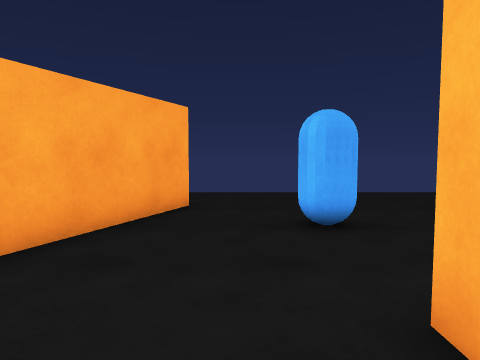
[1] (above)

24 first-person views from a walk through a 3-D level made in the Unity game engine. The camera is 1.2 m above the floor, tilts 4° down and sees 70° across. The floor is counted in squares, 1 m on a side. Each view is taken from the middle of a square. On the plan, view 1 faces up. The plan holds only what a view shows up to about 14 squares ahead; the rest is blank. The place goes on beyond the plan. The player is left out.

[2]
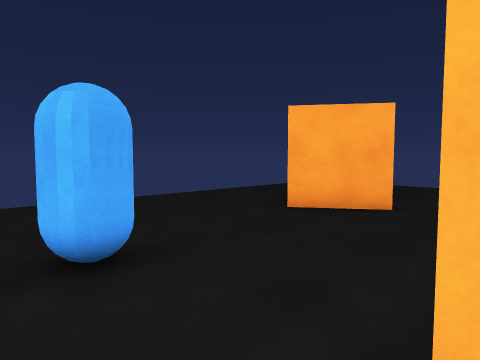

[3]
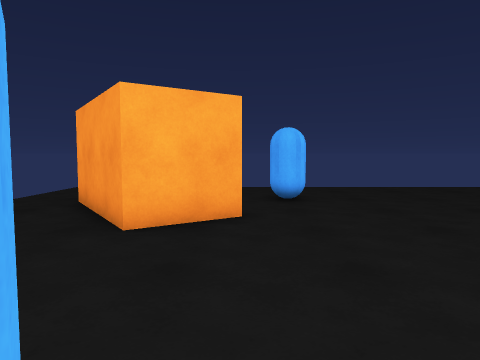

[4]
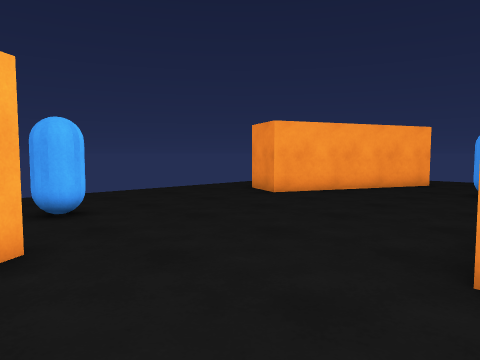

[5]
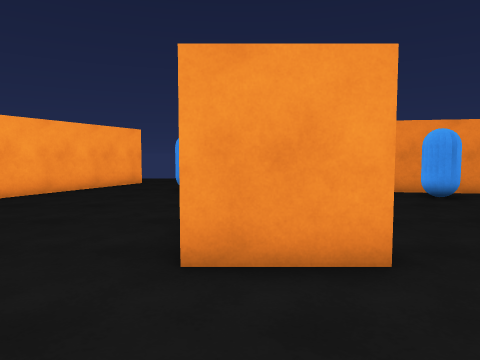

[6]
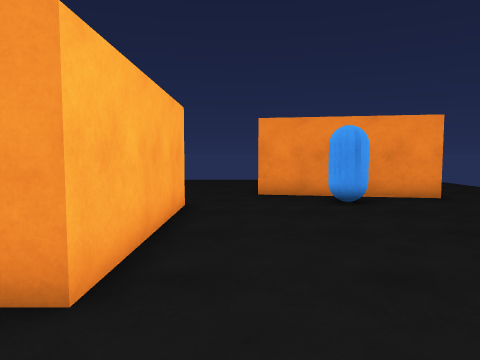

[7]
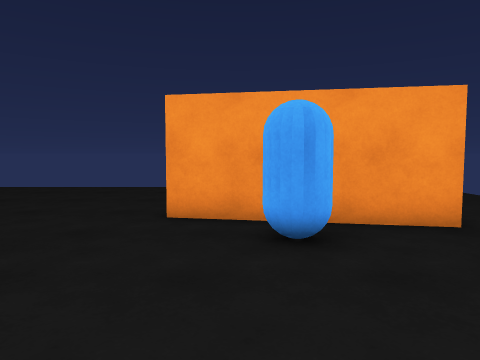

[8]
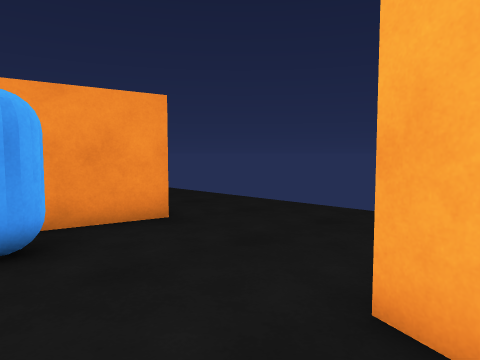

[9]
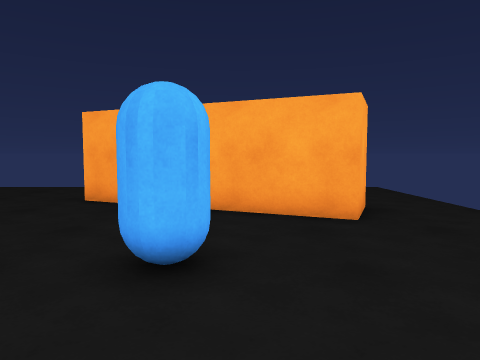

[10]
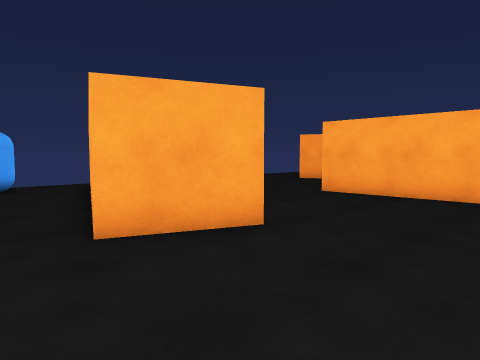

[11]
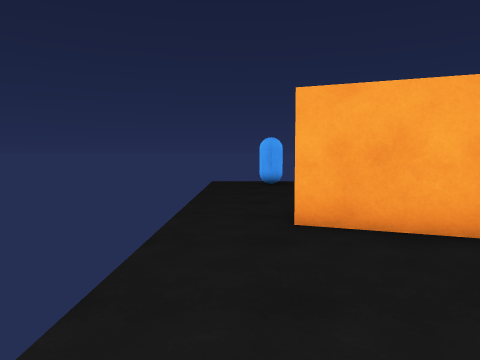

[12]
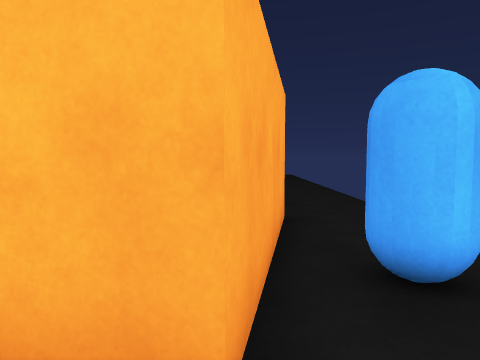

[13]
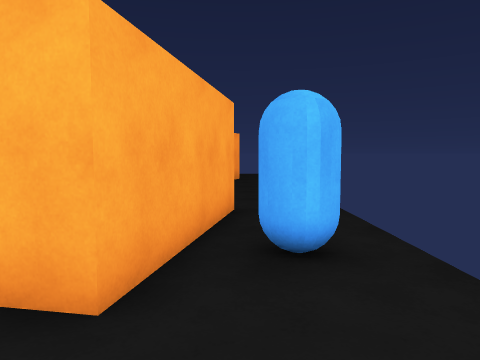

[14]
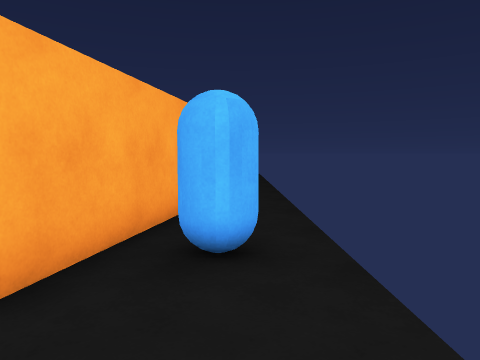

[15]
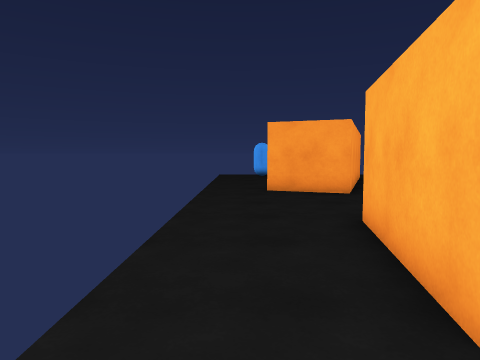

[16]
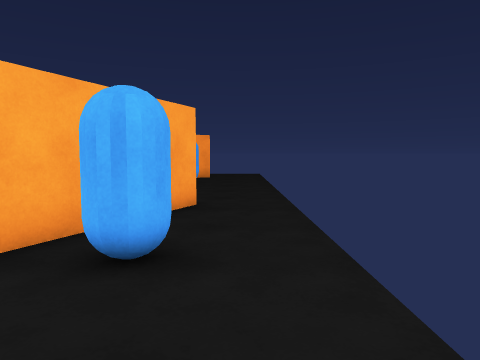

[17]
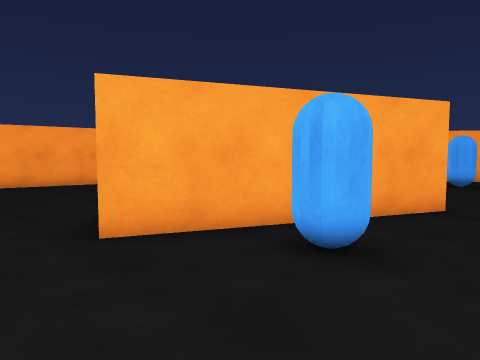

[18]
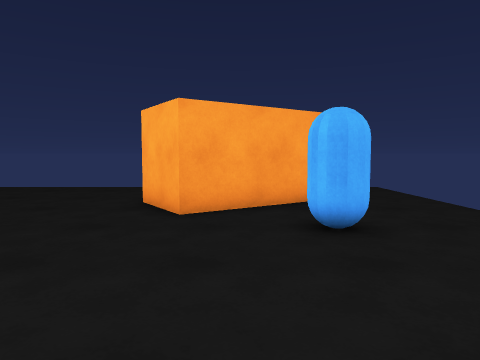

[19]
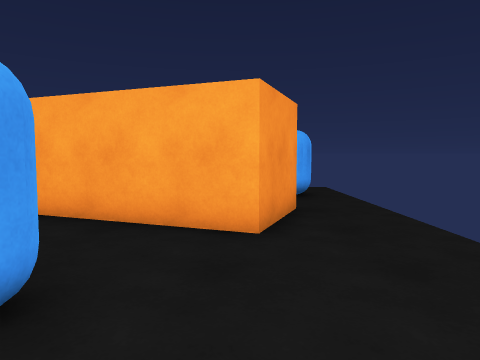

[20]
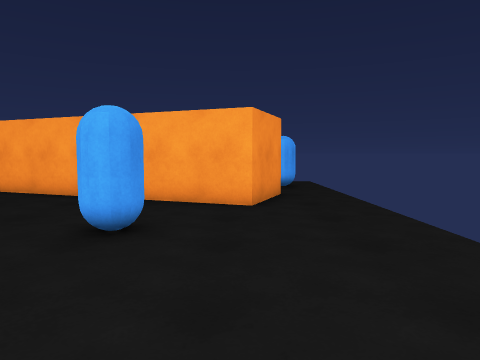

[21]
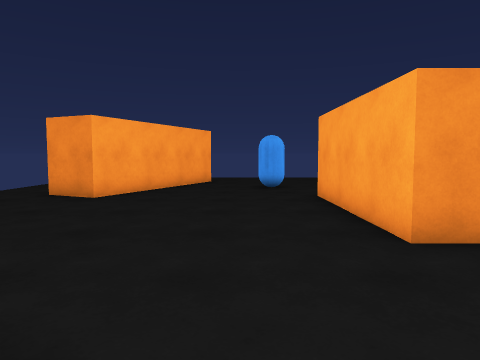

[22]
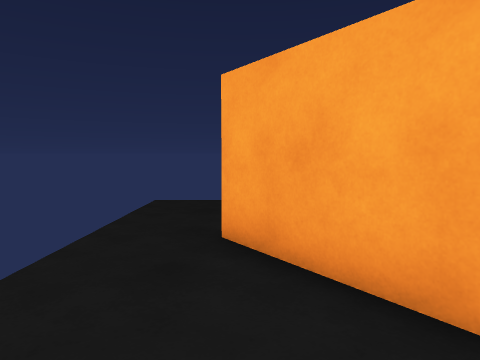

[23]
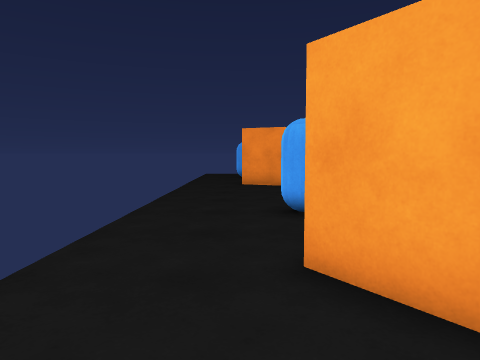

[24]
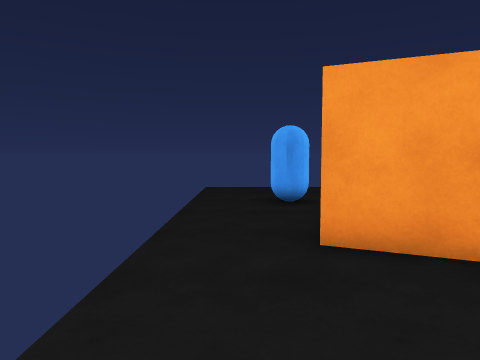

### Floor plan
Key: @ floor where view 1 was taken; # wall or solid block; x gap in a wall; . floor; = window, fence, low wall or low ledge; C capsule.
Columns run from 12 left of view 1 to 17 right of it. Each row starts with its distance up from view 1.
 14   ============== ====    =====
 13   =============  ====  =======
 12   ============================
 11   =........................===
 10     .C.....................===
  9 ===.....##............#....==
  8 ===..... ##.........####...==
  7 ===.....  #........#####...=
  6 ===....  ##...C....###.....=
  5 ===....  #..........#......==
  4 ===...# ##.............C...==
  3 ===...###..................===
  2 ===...###.....##...........===
  1 ===..####.....##...........===
  0 ===....#....@.##...........===
 -1 ===...........##...........===
 -2 ===...........##...........===
 -3 ===...........##......##...===
 -4 ===......C............##...===
 -5 ===...####...........###...===
 -6 ===...#  ###.....C...## ...===
 -7 ===...#    #.........##....===
 -8 ===...#    #........###xC..===
 -9  ==...######........##.....===
-10   =. ..x...................===
-11   =....C...................===
-12      ......................===
-13       ==============  ========
-14         ===========    =====
-15          =========       ===

Positions as (right, up) in squares from view 1, and headings:
1: (0, 0), facing up
2: (0, 2), facing up-right
3: (1, 5), facing right
4: (3, 6), facing down-right
5: (3, 6), facing down
6: (0, 5), facing down
7: (-2, 1), facing down
8: (-2, 1), facing down-left
9: (1, -7), facing right
10: (-9, -4), facing up-right
11: (-8, -5), facing up
12: (-8, -9), facing right
13: (-9, -10), facing right
14: (-9, -11), facing right
15: (-8, -11), facing up
16: (13, -12), facing up
17: (14, -12), facing up-left
18: (9, -2), facing up
19: (4, 8), facing left
20: (7, 8), facing left
21: (6, 7), facing down
22: (5, 9), facing right
23: (12, 11), facing down
24: (13, 1), facing down
